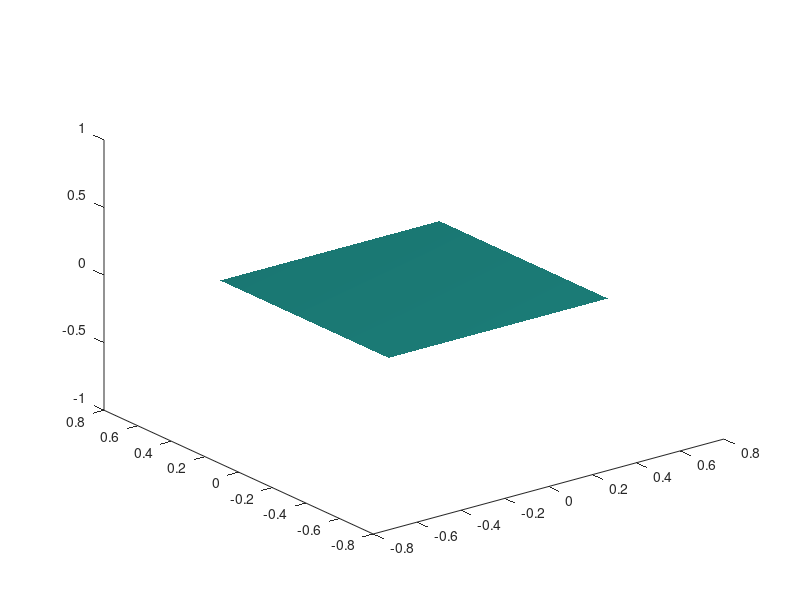

MATLAB code to generate this figure: (Note: this script raises an error after producing the figure.)
function testinterp

a=ones(2,2,2);
a(:,:,2)=2;

%a=interp3(a,2);

plothandle=findobj('Tag','testPlot');
if ishandle(plothandle)
    %do nothing
else
    plothandle=figure('Tag','testPlot');    
end
plothandle;

[gridX,gridY,gridZ]=ndgrid(-0.5:0.5,-0.5:0.5,-0.5:0.5);

isosurface(permute(gridX,[2 1 3]),permute(gridY,[2 1 3]),permute(gridZ,[2 1 3]),a,1.5);

tgridX=(gridX/sqrt(2)+gridZ/sqrt(2));
tgridY=gridY;
tgridZ=(-gridX/sqrt(2)+gridZ/sqrt(2));
[tgridX tgridY tgridZ]=rotate3grid(gridX,gridY,gridZ,[0 1 1]);
%auntilt=interp3(gridX,gridY,gridZ,a,gridX,gridY,gridZ);
atilt=interp3(permute(gridX,[2 1 3]),permute(gridY,[2 1 3]),permute(gridZ,[2 1 3]),a,reshape(tgridX/2,[],1),reshape(tgridY/2,[],1),reshape(tgridZ/2,[],1));
atilt=reshape(atilt,2,2,2);

xlabel('X'); ylabel('Y'); zlabel('Z');
isosurface(permute(gridX,[2 1 3]),permute(gridY,[2 1 3]),permute(gridZ,[2 1 3]),atilt,1.5);

%[tgridX,tgridY,tgridZ]=rotate3grid(
